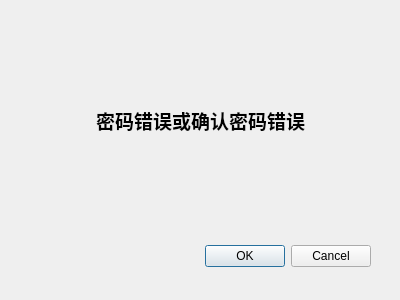
<?xml version="1.0" encoding="UTF-8"?>
<ui version="4.0">
 <class>Dialog</class>
 <widget class="QDialog" name="Dialog">
  <property name="geometry">
   <rect>
    <x>0</x>
    <y>0</y>
    <width>400</width>
    <height>300</height>
   </rect>
  </property>
  <property name="windowTitle">
   <string>Dialog</string>
  </property>
  <widget class="QDialogButtonBox" name="buttonBox">
   <property name="geometry">
    <rect>
     <x>30</x>
     <y>240</y>
     <width>341</width>
     <height>32</height>
    </rect>
   </property>
   <property name="orientation">
    <enum>Qt::Horizontal</enum>
   </property>
   <property name="standardButtons">
    <set>QDialogButtonBox::Cancel|QDialogButtonBox::Ok</set>
   </property>
  </widget>
  <widget class="QWidget" name="">
   <property name="geometry">
    <rect>
     <x>10</x>
     <y>90</y>
     <width>381</width>
     <height>61</height>
    </rect>
   </property>
   <layout class="QHBoxLayout" name="horizontalLayout">
    <item>
     <spacer name="horizontalSpacer">
      <property name="orientation">
       <enum>Qt::Horizontal</enum>
      </property>
      <property name="sizeHint" stdset="0">
       <size>
        <width>40</width>
        <height>20</height>
       </size>
      </property>
     </spacer>
    </item>
    <item>
     <widget class="QLabel" name="label">
      <property name="minimumSize">
       <size>
        <width>70</width>
        <height>0</height>
       </size>
      </property>
      <property name="font">
       <font>
        <pointsize>14</pointsize>
        <bold>true</bold>
       </font>
      </property>
      <property name="text">
       <string>密码错误或确认密码错误</string>
      </property>
     </widget>
    </item>
    <item>
     <spacer name="horizontalSpacer_2">
      <property name="orientation">
       <enum>Qt::Horizontal</enum>
      </property>
      <property name="sizeHint" stdset="0">
       <size>
        <width>40</width>
        <height>20</height>
       </size>
      </property>
     </spacer>
    </item>
   </layout>
  </widget>
 </widget>
 <resources/>
 <connections>
  <connection>
   <sender>buttonBox</sender>
   <signal>accepted()</signal>
   <receiver>Dialog</receiver>
   <slot>accept()</slot>
   <hints>
    <hint type="sourcelabel">
     <x>248</x>
     <y>254</y>
    </hint>
    <hint type="destinationlabel">
     <x>157</x>
     <y>274</y>
    </hint>
   </hints>
  </connection>
  <connection>
   <sender>buttonBox</sender>
   <signal>rejected()</signal>
   <receiver>Dialog</receiver>
   <slot>reject()</slot>
   <hints>
    <hint type="sourcelabel">
     <x>316</x>
     <y>260</y>
    </hint>
    <hint type="destinationlabel">
     <x>286</x>
     <y>274</y>
    </hint>
   </hints>
  </connection>
 </connections>
</ui>
